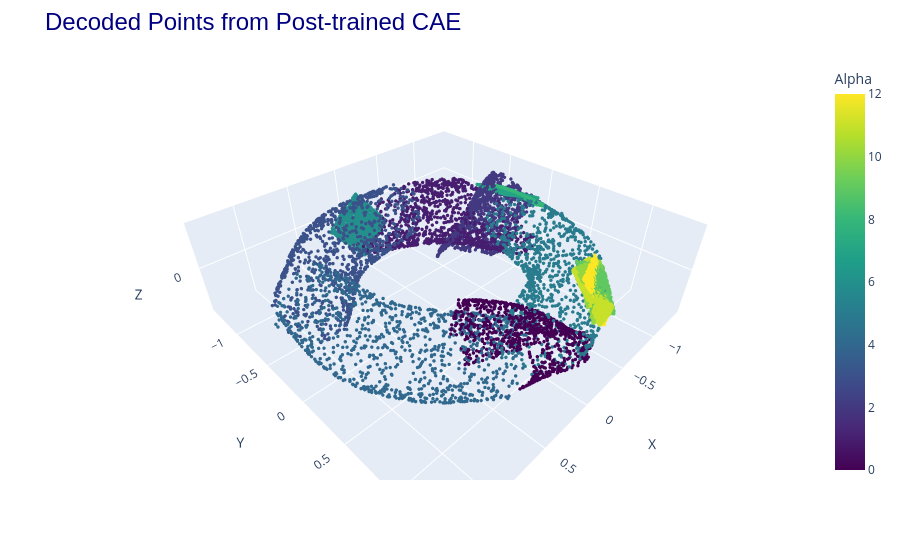

Here is the notebook cell this chart was saved with:
### Code cell
lst = []
colors = []
for chart_idx in range(cae.chart_amount):
    z_samples = cae.sample_z(n=1000)
    x_decoded=cae.decode(z_samples, chart_idx)
    lst.append(x_decoded.detach().cpu().numpy())
    colors += [chart_idx]* len(x_decoded)
    
points = np.concatenate(lst, axis=0)
util.plot3d([(points, "decoded points")], title="Decoded Points from Post-trained CAE", color=[np.array(colors)])

### Figure 1 — Plotly figure (JSON) as saved in the notebook; plotly's stock layout.template omitted (floating-point values rounded to 4 significant figures; data arrays with more than 128 entries replaced by an {"elided": "..."} marker saying what was removed)
{"data": [{"line": {"width": 8}, "marker": {"color": {"elided": "13000 int values"}, "colorbar": {"title": {"text": "Alpha"}}, "colorscale": [[0, "#440154"], [0.1111, "#482878"], [0.2222, "#3e4989"], [0.3333, "#31688e"], [0.4444, "#26828e"], [0.5556, "#1f9e89"], [0.6667, "#35b779"], [0.7778, "#6ece58"], [0.8889, "#b5de2b"], [1, "#fde725"]], "showscale": true, "size": 2}, "mode": "markers", "name": "decoded points", "type": "scatter3d", "x": {"elided": "13000 float values"}, "y": {"elided": "13000 float values"}, "z": {"elided": "13000 float values"}}], "layout": {"margin": {"t": 60}, "scene": {"aspectmode": "data", "xaxis": {"title": {"text": "X"}}, "yaxis": {"title": {"text": "Y"}}, "zaxis": {"title": {"text": "Z"}}}, "title": {"font": {"color": "navy", "family": "Arial", "size": 24}, "text": "Decoded Points from Post-trained CAE"}}}
